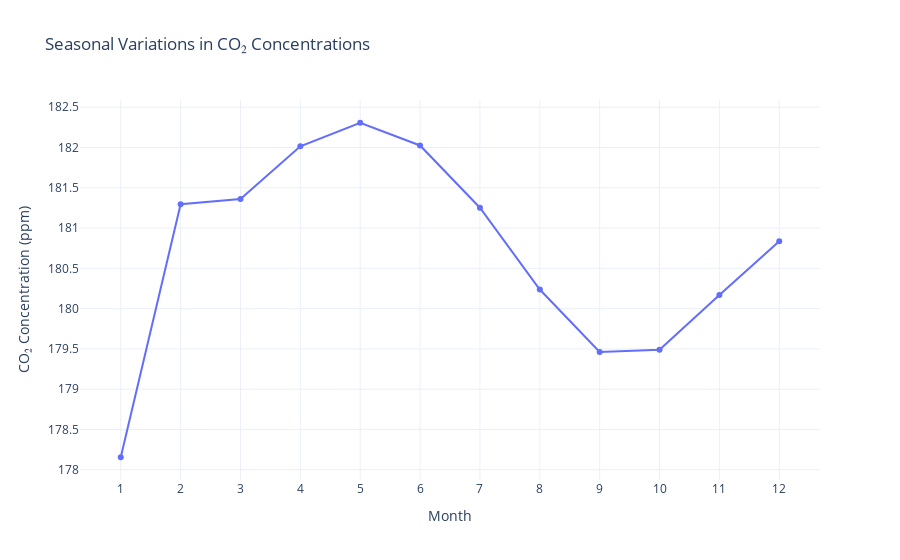

This figure's notebook cell:
### Markdown cell above
The graph shows the linear trends in both temperature change and CO₂ concentrations over time, represented by their respective slopes. The CO₂ trend has a much steeper slope (0.32) compared to temperature (0.03), which indicates a faster rate of increase in CO₂ emissions relative to temperature change. This suggests that while CO₂ levels are rising rapidly, the temperature impact, though slower, is accumulating steadily and may have long-term consequences.

### Code cell
# seasonal variations in CO2 concentrations
co2_data['Month'] = co2_data['Date'].str[-2:].astype(int)
co2_monthly = co2_data.groupby('Month')['Value'].mean()

fig_seasonal = px.line(
    co2_monthly,
    x=co2_monthly.index,
    y=co2_monthly.values,
    labels={"x": "Month", "y": "CO₂ Concentration (ppm)"},
    title="Seasonal Variations in CO₂ Concentrations",
    markers=True
)
fig_seasonal.update_layout(
    xaxis=dict(tickmode="array", tickvals=list(range(1, 13))),
    template="plotly_white"
)
fig_seasonal.show()

### Figure 1 — Plotly figure (JSON) as saved in the notebook; plotly's stock layout.template omitted (floating-point values rounded to 4 significant figures)
{"data": [{"hovertemplate": "Month=%{x}<br>CO₂ Concentration (ppm)=%{y}<extra></extra>", "legendgroup": "", "line": {"color": "#636efa", "dash": "solid"}, "marker": {"symbol": "circle"}, "mode": "lines+markers", "name": "", "orientation": "v", "showlegend": false, "type": "scatter", "x": [1, 2, 3, 4, 5, 6, 7, 8, 9, 10, 11, 12], "xaxis": "x", "y": [178.2, 181.3, 181.4, 182.0, 182.3, 182.0, 181.3, 180.2, 179.5, 179.5, 180.2, 180.8], "yaxis": "y"}], "layout": {"legend": {"tracegroupgap": 0}, "title": {"text": "Seasonal Variations in CO₂ Concentrations"}, "xaxis": {"anchor": "y", "domain": [0, 1], "tickmode": "array", "tickvals": [1, 2, 3, 4, 5, 6, 7, 8, 9, 10, 11, 12], "title": {"text": "Month"}}, "yaxis": {"anchor": "x", "domain": [0, 1], "title": {"text": "CO₂ Concentration (ppm)"}}}}
